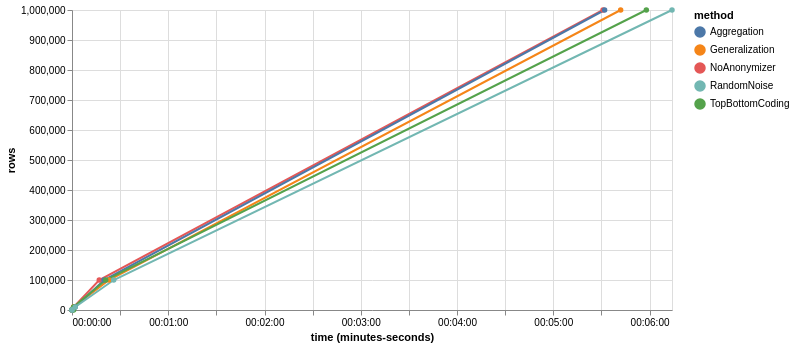

Source (Vega-Lite JSON):
### Vega-Lite specification from a JSON file in a GitHub repository (floating-point values rounded to 4 significant figures)
{"$schema": "https://vega.github.io/schema/vega-lite/v5.json", "width": 600, "height": 300, "data": {"values": [{"rows": 100, "time": "27 Janv 2022 16:00:00", "method": "NoAnonymizer"}, {"rows": 1000, "time": "27 Janv 2022 16:00:00", "method": "NoAnonymizer"}, {"rows": 10000, "time": "27 Janv 2022 16:00:01", "method": "NoAnonymizer"}, {"rows": 100000, "time": "27 Janv 2022 16:00:17", "method": "NoAnonymizer"}, {"rows": 1000000, "time": "27 Janv 2022 16:05:31", "method": "NoAnonymizer"}, {"rows": 100, "time": "27 Janv 2022 16:00:00", "method": "Generalization"}, {"rows": 1000, "time": "27 Janv 2022 16:00:00", "method": "Generalization"}, {"rows": 10000, "time": "27 Janv 2022 16:00:01", "method": "Generalization"}, {"rows": 100000, "time": "27 Janv 2022 16:00:23", "method": "Generalization"}, {"rows": 1000000, "time": "27 Janv 2022 16:05:42", "method": "Generalization"}, {"rows": 100, "time": "27 Janv 2022 16:00:00", "method": "Aggregation"}, {"rows": 1000, "time": "27 Janv 2022 16:00:00", "method": "Aggregation"}, {"rows": 10000, "time": "27 Janv 2022 16:00:02", "method": "Aggregation"}, {"rows": 100000, "time": "27 Janv 2022 16:00:20", "method": "Aggregation"}, {"rows": 1000000, "time": "27 Janv 2022 16:05:32", "method": "Aggregation"}, {"rows": 100, "time": "27 Janv 2022 16:00:01", "method": "TopBottomCoding"}, {"rows": 1000, "time": "27 Janv 2022 16:00:00", "method": "TopBottomCoding"}, {"rows": 10000, "time": "27 Janv 2022 16:00:01", "method": "TopBottomCoding"}, {"rows": 100000, "time": "27 Janv 2022 16:00:21", "method": "TopBottomCoding"}, {"rows": 1000000, "time": "27 Janv 2022 16:05:58", "method": "TopBottomCoding"}, {"rows": 100, "time": "27 Janv 2022 16:00:00", "method": "RandomNoise"}, {"rows": 1000, "time": "27 Janv 2022 16:00:00", "method": "RandomNoise"}, {"rows": 10000, "time": "27 Janv 2022 16:00:02", "method": "RandomNoise"}, {"rows": 100000, "time": "27 Janv 2022 16:00:26", "method": "RandomNoise"}, {"rows": 1000000, "time": "27 Janv 2022 16:06:14", "method": "RandomNoise"}]}, "mark": {"type": "line", "point": true}, "encoding": {"x": {"field": "time", "timeUnit": "minutesseconds"}, "y": {"field": "rows", "type": "quantitative"}, "color": {"field": "method", "type": "nominal"}}}
